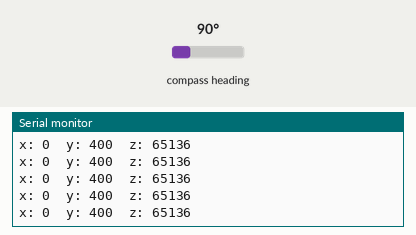
Simulated run of this sketch. Board: Arduino Zero (SAMD21). On the bench: the last lines printed to the serial monitor. Wiring (inferred from the names in the program): HMC5883L compass at I2C address 0x1E. The inputs (shaded band) are chosen by the test bench; at power-on: compass heading 90°.

Above: at 1.2 s.
1.3 s: compass heading set to 7°
At 1.69 s:
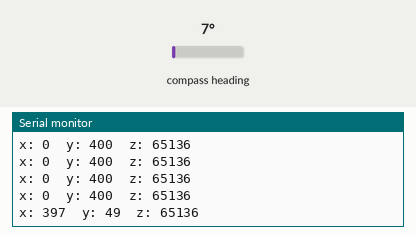
2.8 s: compass heading set to 180°
At 2.94 s:
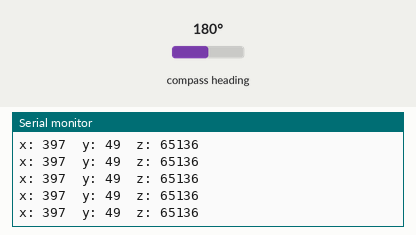
Timing chart, 0 to 5.8 s (numbered marks = the images above; inputs shaded):
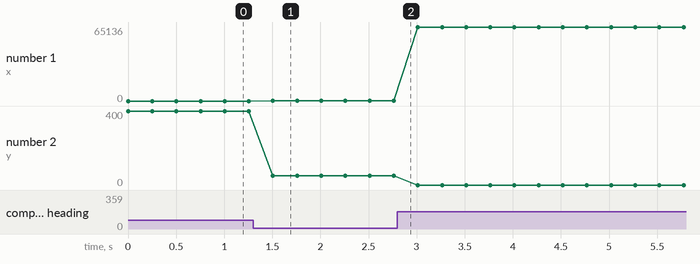

The sketch:

hmc_test.ino
```cpp
#include <Wire.h> //I2C Arduino Library
#include <HMC5883L.h> //From https://github.com/jarzebski/Arduino-HMC5883L

#include "wiring_private.h" // pinPeripheral() function

#define address 0x1E //0011110b, I2C 7bit address of HMC5883

TwoWire testI2C(&sercom1, 11, 13); //SDA = 11, SCL = 13

HMC5883L compass;

void setup() {
  //Initialize Serial and I2C communications
  SerialUSB.begin(115200);
  while (!SerialUSB); //Magic code that waits for serial port to be allowed to print

  SerialUSB.println("Test hmc");

  pinPeripheral(11, PIO_SERCOM_ALT);
  pinPeripheral(13, PIO_SERCOM_ALT);

  /*testI2C.begin();

  //Put the HMC5883 IC into the correct operating mode
  testI2C.beginTransmission(address); //open communication with HMC5883
  testI2C.write(0x02); //select mode register
  testI2C.write((uint8_t)0); //continuous measurement mode
  testI2C.endTransmission();*/

  setupCompass();
}

void loop() {

  int x, y, z; //triple axis data

  //Tell the HMC5883L where to begin reading data
  testI2C.beginTransmission(address);
  testI2C.write(0x03); //select register 3, X MSB register
  testI2C.endTransmission();


  //Read data from each axis, 2 registers per axis
  testI2C.requestFrom(address, 6);
  if (6 <= testI2C.available()) {
    x = testI2C.read() << 8; //X msb
    x |= testI2C.read(); //X lsb
    z = testI2C.read() << 8; //Z msb
    z |= testI2C.read(); //Z lsb
    y = testI2C.read() << 8; //Y msb
    y |= testI2C.read(); //Y lsb
  }

  //Print out values of each axis
  SerialUSB.print("x: ");
  SerialUSB.print(x);
  SerialUSB.print("  y: ");
  SerialUSB.print(y);
  SerialUSB.print("  z: ");
  SerialUSB.println(z);

  delay(250);
}

void setupCompass()
{
  SerialUSB.println("Initialize HMC5883L");

  byte tries = 0;
  while (!compass.begin())
  {
    SerialUSB.println("Could not find a valid HMC5883L sensor, check wiring!");
    if (tries++ > 3) return; //Give up
    delay(500);
  }

  // Set measurement range
  compass.setRange(HMC5883L_RANGE_1_3GA);
}
```

Measured:
- after the input at 1.3 s, the serial monitor: prints a new line after 0.21 s (image 1)
- plotted number 1: 0 → 397 after the input at 1.3 s
- plotted number 2: 400 → 49 after the input at 1.3 s
